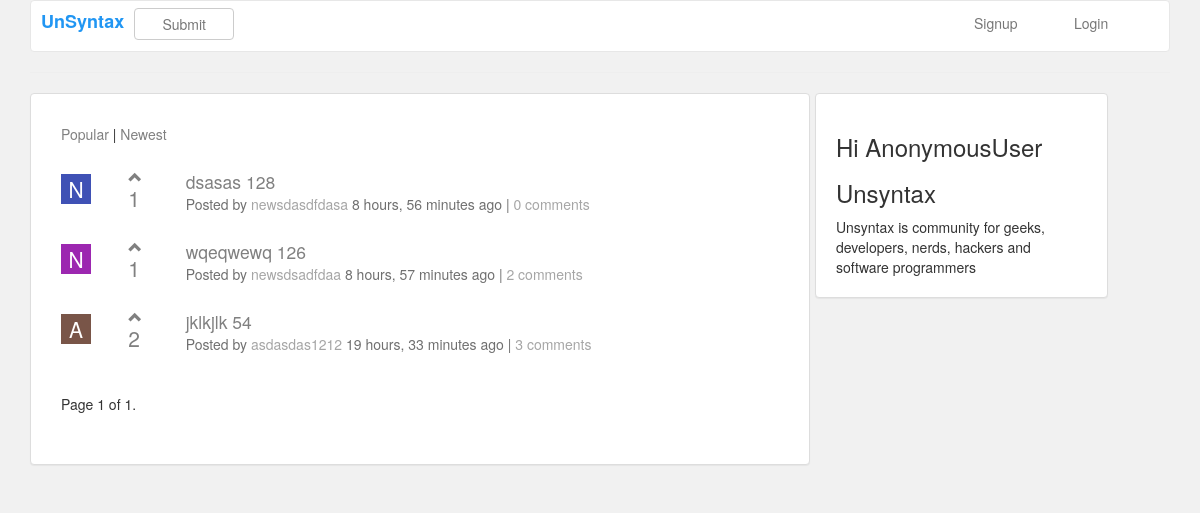
The page / on the database its author committed.
### app/models.py (models this page shows, shortened)
class Item(models.Model):  # link between group of users in project and project permissions
	uid = models.UUIDField(default=uuid.uuid4, editable=False, unique=True)
	title = models.CharField(max_length=100, null = True, blank = True)
	url = models.CharField(max_length=100, null = True, blank = True)
	posted_by = models.ForeignKey(User, related_name='items')
	post_url = models.CharField(max_length=200, null = True, blank = True)
	votes = models.IntegerField(null=True, blank=True, default=1)
	voters = models.ManyToManyField(User, related_name='upvoted_items')
	score = models.IntegerField(null=True, blank=True, default=1)
	description = models.TextField(null=True, blank=True)
	created = models.DateTimeField(default=datetime.now, blank=True)

### app/views.py (the view)
# urls.py: url(r'^$', views.index, name='home'),
def index(request):
	q=request.GET.get('q', '')
	if q == 'newest':
		item_list = Item.objects.all().order_by('-created')
	else:
		item_list = Item.objects.all().order_by('-score')
	paginator = Paginator(item_list, 25) # Show 25 contacts per page
	page = request.GET.get('page')
	try:
		items = paginator.page(page)
	except PageNotAnInteger:
		items = paginator.page(1)
	except EmptyPage:
		items = paginator.page(paginator.num_pages)
	return render(request, 'index.html', {'items':items})

### app/templates/index.html (shortened to what this page needs)
{% extends 'base.html' %}
{% block content %}
<div class="container " >
<div class="row">
<div class="col-md-8 panel panel-default" style="padding: 30">
<a style="color: grey" href="/"><span>Popular</span></a> |<a style="color: grey" href="/?q=newest"> <span>Newest</span></a> <br><br>
{% for i in items %}
<div class="row">
<div class="col-md-1" style="padding-top: 10">
<div style="font-size: 150%;  color: white; width: 30; background-color:{{i.posted_by.userprofile.all.0.bg}}; height: 30; text-align: center;">
{{i.posted_by|make_list|first|capfirst }}
</div>
</div>
<div class="col-md-1 " style="">
<div class="" style="padding: 5">
{% if request.user in i.voters.all %}
<span style="color: red" class="glyphicon glyphicon-chevron-up"></span><span style="font-size: 150%; color:grey"> {{i.votes}}</span>
{% else %}
<a href="/upvote/{{i.post_url}}/"><span style="color: grey" class="glyphicon glyphicon-chevron-up"></span><span style="font-size: 150%; color:grey"> {{i.votes}}</span></a>
{% endif %}
</div>
</div>
<div class="col-md-10"  style="padding-top: 5">
<a href={{i.url}} style="color: grey; font-size: 125%; ">{{i.title}} {{i.score}}</a><br>
<span style="opacity: 0.7">Posted by <a style="color: grey" href="/profile/{{i.posted_by.userprofile.all.0.uid}}">{{i.posted_by}}</a> {{i.created|timesince}} ago | <a href="/posts/{{i.post_url}}" style="color: grey">{{i.comments.all.count}} comments</a></span><br><br>
</div>
</div>
{% endfor %}
<div class="pagination">
    <span class="step-links">
        <span class="current">
            Page {{ items.number }} of {{ items.paginator.num_pages }}.
        </span>
    </span>
</div>
</div>
<div class="col-md-3 panel panel-default"  style="padding: 20; margin-left:5">
<h3> Hi {{request.user|capfirst}}</h3>
<h3>Unsyntax</h3>
Unsyntax is community for geeks, developers, nerds, hackers and software programmers</div>
</div>
</div>
</div>
{% endblock %}

### app/templates/base.html (shortened to what this page needs)
<html>
<head>
<link rel="stylesheet" href="https://maxcdn.bootstrapcdn.com/bootstrap/3.3.7/css/bootstrap.min.css">
</head>
<body style="background-color: #f1f1f1;">
<div class="container">
<nav class="navbar navbar-default" style="background-color: white">
  <div class="container-fluid">
    <div class="navbar-header">
      <a class="navbar-brand" href="/" style="padding: 0; padding-right: 10; padding-left: 10; padding-top: 10"><b style="color: #2196F3; font-size: 100%">UnSyntax</b></a>
    </div>
    <ul class="nav navbar-nav" >
      <li style=""><a  class="btn btn-default" style="padding: 5; margin-top: 7; width: 100;" href="/submit/">Submit</a></li>
    </ul>
       <ul class="nav navbar-nav navbar-right">
             {% if user.is_authenticated %}
         <li  style=""><a  style="padding: 5; margin-top: 7; width: 100; " href="/logout/">Logout</a></li>
         {% else %}
                  <li style=""><a   style="padding: 5; margin-top: 7; width: 100;" href="/signup/">Signup</a></li>
                    <li style=""><a   style="padding: 5; margin-top: 7; width: 100;" href="/login/">Login</a></li>
      {% endif %}
       </ul>
  </div>
</nav>
<a  "> </a> <hr>
{% block content %}{% endblock content %}
</body>
</html>

### rows shown on the page
Item: posted_by|make_list "N", votes "1", title "dsasas", score "128", posted_by "newsdasdfdasa", created "8 hours, 56 minutes", comments.all.count "0"
Item: posted_by|make_list "N", votes "1", title "wqeqwewq", score "126", posted_by "newsdsadfdaa", created "8 hours, 57 minutes", comments.all.count "2"
Item: posted_by|make_list "A", votes "2", title "jklkjlk", score "54", posted_by "asdasdas1212", created "19 hours, 33 minutes", comments.all.count "3"

### other values the page prints
{{ items.number }} "1"
{{ items.paginator.num_pages }} "1"
{{ request.user|capfirst }} "AnonymousUser"
